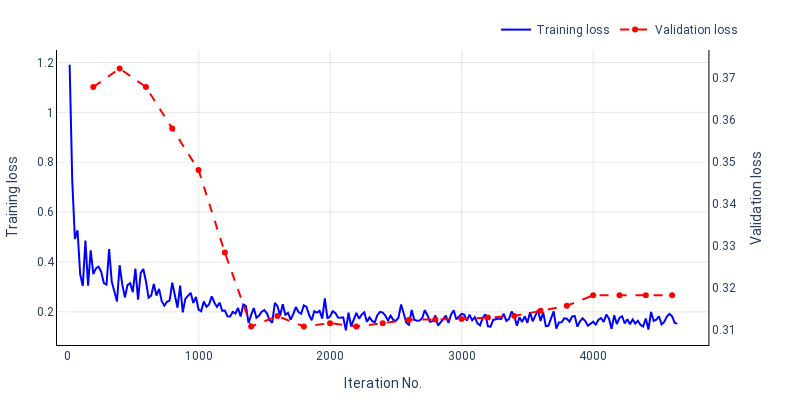

Notebook code cell kept with this figure:
### Code cell
fig = make_subplots(specs=[[{"secondary_y": True}]])

fig.add_trace(
    go.Scatter(
        x = df.iteration,
        y = df.total_loss,
        name='Training loss',
        line_color = 'blue'
))

_tmp_df = df[df.validation_loss.notnull()]

fig.add_trace(
    go.Scatter(
        x = _tmp_df.iteration,
        y = _tmp_df.validation_loss,
        mode='lines+markers',
        name='Validation loss',
        line_color = 'red',
        line_dash = 'dash'
        
), secondary_y=True)

fig.update_xaxes(showline=True, linecolor='black')
fig.update_yaxes(title_text="Training loss", secondary_y=False, showline=True, linecolor='black')
fig.update_yaxes(title_text="Validation loss", secondary_y=True, showline=True, linecolor='black')

fig.update_layout(
        xaxis_title="Iteration No.",
        width = WIDTH,
        height = HEIGHT,
        margin=MARGIN_DICT,
        font=FONT_DICT,
        **BG_GRID_COLOR_DICT,
        legend=dict(
            orientation="h",
            yanchor="bottom",
            y=1.02,
            xanchor="right",
            x=0.99
        )
)

fig.show()

### Figure 1 — Plotly figure (JSON) as saved in the notebook; plotly's stock layout.template omitted (floating-point values rounded to 4 significant figures; data arrays with more than 128 entries replaced by an {"elided": "..."} marker saying what was removed)
{"data": [{"line": {"color": "blue"}, "name": "Training loss", "type": "scatter", "x": {"elided": "232 int values"}, "y": {"elided": "232 float values"}}, {"line": {"color": "red", "dash": "dash"}, "mode": "lines+markers", "name": "Validation loss", "type": "scatter", "x": [199, 399, 599, 799, 999, 1199, 1399, 1599, 1799, 1999, 2199, 2399, 2599, 2799, 2999, 3199, 3399, 3599, 3799, 3999, 4199, 4399, 4599], "xaxis": "x", "y": [0.3677, 0.3721, 0.3677, 0.3579, 0.348, 0.3284, 0.3109, 0.3134, 0.3109, 0.3117, 0.3109, 0.3117, 0.3125, 0.3126, 0.3127, 0.313, 0.3134, 0.3146, 0.3158, 0.3183, 0.3183, 0.3183, 0.3183], "yaxis": "y2"}], "layout": {"font": {"family": "Roboto, Helvetica, Arial, sans-serif", "size": 12}, "height": 400, "legend": {"orientation": "h", "x": 0.99, "xanchor": "right", "y": 1.02, "yanchor": "bottom"}, "margin": {"b": 50, "l": 50, "r": 50, "t": 50}, "plot_bgcolor": "rgb(255, 255, 255)", "width": 800, "xaxis": {"anchor": "y", "autorange": true, "domain": [0, 0.94], "gridcolor": "rgba(0, 0, 0, 0.1)", "linecolor": "black", "range": [-77.17, 4875.0], "showline": true, "title": {"text": "Iteration No."}, "type": "linear"}, "yaxis": {"anchor": "x", "autorange": true, "domain": [0, 1], "gridcolor": "rgba(0, 0, 0, 0.1)", "linecolor": "black", "range": [0.06716, 1.25], "showline": true, "title": {"text": "Training loss"}, "type": "linear"}, "yaxis2": {"anchor": "x", "autorange": true, "linecolor": "black", "overlaying": "y", "range": [0.3065, 0.3765], "showline": true, "side": "right", "title": {"text": "Validation loss"}, "type": "linear"}}}
